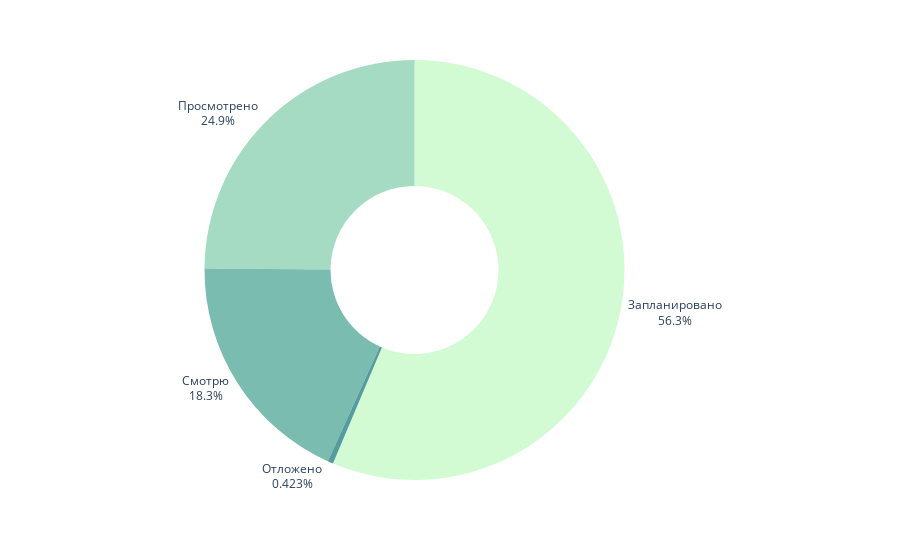

Notebook code for this chart:
### Code cell
count_df = pd.DataFrame(res,columns=['type','count'])
fig = px.pie(count_df, values='count', names='type', hole=.4, color_discrete_sequence=px.colors.sequential.Darkmint)
fig.update_traces(textposition='outside', textinfo='label+percent')
fig.update_layout(showlegend=False)
fig

### Figure 1 — Plotly figure (JSON) as saved in the notebook; plotly's stock layout.template omitted (floating-point values rounded to 4 significant figures)
{"data": [{"domain": {"x": [0, 1], "y": [0, 1]}, "hole": 0.4, "hovertemplate": "type=%{label}<br>count=%{value}<extra></extra>", "labels": ["Запланировано", "Смотрю", "Просмотрено", "Отложено"], "legendgroup": "", "name": "", "showlegend": true, "textinfo": "label+percent", "textposition": "outside", "type": "pie", "values": ["799", "260", "353", "6"]}], "layout": {"legend": {"tracegroupgap": 0}, "margin": {"t": 60}, "piecolorway": ["rgb(210, 251, 212)", "rgb(165, 219, 194)", "rgb(123, 188, 176)", "rgb(85, 156, 158)", "rgb(58, 124, 137)", "rgb(35, 93, 114)", "rgb(18, 63, 90)"], "showlegend": false}}
